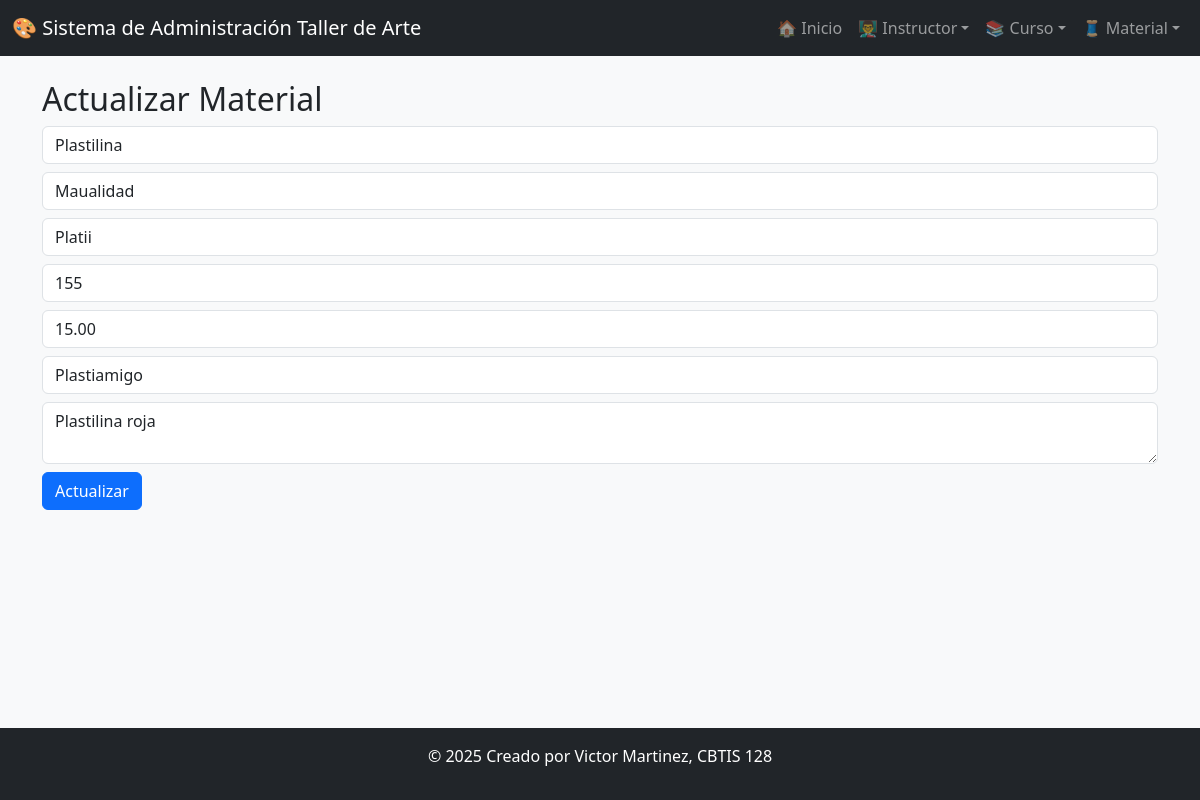
Screenshot of /actualizar_material/1/ with the database file from the repository.
### app_TallerdeArte/models.py (models this page shows, shortened)
class Material(models.Model):
    material_id = models.AutoField(primary_key=True)
    nombre_material = models.CharField(max_length=100)
    tipo = models.CharField(max_length=50)
    marca = models.CharField(max_length=50)
    cantidad_stock = models.PositiveIntegerField()
    costo_unitario = models.DecimalField(max_digits=8, decimal_places=2)
    nombre_proveedor = models.CharField(max_length=100)
    descripcion = models.TextField()
    curso = models.ForeignKey('Curso', on_delete=models.CASCADE, related_name='materiales', null=True, blank=True)

### app_TallerdeArte/views.py (the view)
# urls.py: path('actualizar_material/<int:material_id>/', views.actualizar_material, name='actualizar_material'),
def actualizar_material(request, material_id):
    material = get_object_or_404(Material, pk=material_id)
    return render(request, 'material/actualizar_material.html', {'material': material})

### app_TallerdeArte/templates/material/actualizar_material.html (shortened to what this page needs)
{% extends 'base.html' %}
{% block content %}
<h2>Actualizar Material</h2>
<form method="POST" action="{% url 'realizar_actualizacion_material' material.material_id %}">
  <input type="text" name="nombre_material" value="{{ material.nombre_material }}" class="form-control mb-2">
  <input type="text" name="tipo" value="{{ material.tipo }}" class="form-control mb-2">
  <input type="text" name="marca" value="{{ material.marca }}" class="form-control mb-2">
  <input type="number" name="cantidad_stock" value="{{ material.cantidad_stock }}" class="form-control mb-2">
  <input type="text" name="costo_unitario" value="{{ material.costo_unitario }}" class="form-control mb-2">
  <input type="text" name="nombre_proveedor" value="{{ material.nombre_proveedor }}" class="form-control mb-2">
  <textarea name="descripcion" class="form-control mb-2">{{ material.descripcion }}</textarea>
  <button type="submit" class="btn btn-primary">Actualizar</button>
</form>
{% endblock %}

### rows the page displays
Material: nombre_material "Plastilina", tipo "Maualidad", marca "Platii", cantidad_stock "155", costo_unitario "15.00", nombre_proveedor "Plastiamigo", descripcion "Plastilina roja"
